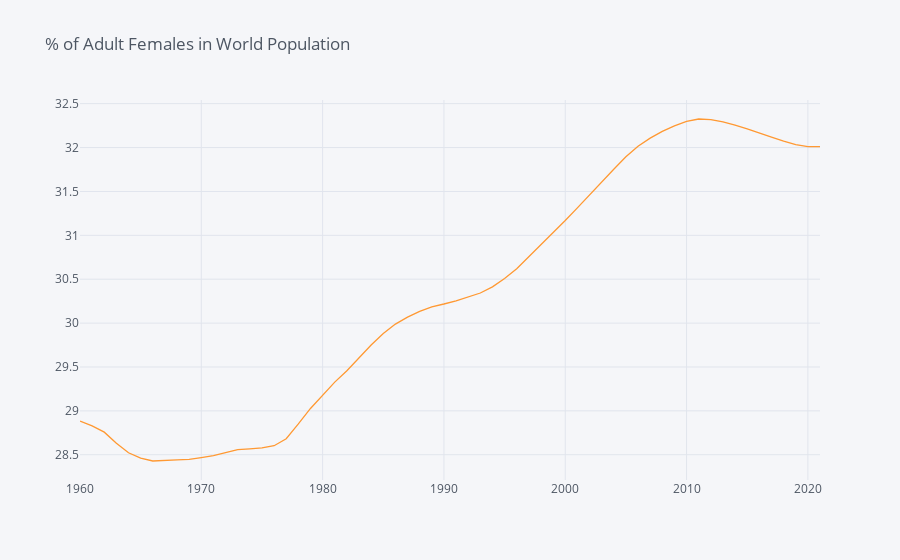

Notebook code for this chart:
### Markdown cell above
Decreases in population growth could also be due to a decreasing share of adult women, perhaps due to gender selection at birth.  How does this share ($\phi_t$) vary over time?

### Code cell
# % Adult Female is % of females who are adult.
# To make a share of total population take product
world["% Adult Female"] = world["% Adult Female"]*world["% Female"]/100

world["% Adult Female"].iplot(title="% of Adult Females in World Population")

### Figure 1 — Plotly figure (JSON) as saved in the notebook; plotly's stock layout.template omitted (floating-point values rounded to 4 significant figures)
{"data": [{"line": {"color": "rgba(255, 153, 51, 1.0)", "dash": "solid", "shape": "linear", "width": 1.3}, "mode": "lines", "name": "% Adult Female", "text": "", "type": "scatter", "x": [2021, 2020, 2019, 2018, 2017, 2016, 2015, 2014, 2013, 2012, 2011, 2010, 2009, 2008, 2007, 2006, 2005, 2004, 2003, 2002, 2001, 2000, 1999, 1998, 1997, 1996, 1995, 1994, 1993, 1992, 1991, 1990, 1989, 1988, 1987, 1986, 1985, 1984, 1983, 1982, 1981, 1980, 1979, 1978, 1977, 1976, 1975, 1974, 1973, 1972, 1971, 1970, 1969, 1968, 1967, 1966, 1965, 1964, 1963, 1962, 1961, 1960], "y": [32.01, 32.01, 32.03, 32.07, 32.12, 32.17, 32.21, 32.26, 32.29, 32.32, 32.33, 32.3, 32.25, 32.18, 32.11, 32.02, 31.89, 31.75, 31.61, 31.46, 31.31, 31.17, 31.03, 30.89, 30.75, 30.62, 30.51, 30.41, 30.34, 30.3, 30.25, 30.22, 30.19, 30.13, 30.07, 29.99, 29.88, 29.75, 29.6, 29.46, 29.33, 29.18, 29.03, 28.85, 28.68, 28.6, 28.58, 28.57, 28.56, 28.52, 28.49, 28.47, 28.45, 28.44, 28.43, 28.43, 28.46, 28.52, 28.63, 28.76, 28.83, 28.88]}], "layout": {"legend": {"bgcolor": "#F5F6F9", "font": {"color": "#4D5663"}}, "paper_bgcolor": "#F5F6F9", "plot_bgcolor": "#F5F6F9", "title": {"font": {"color": "#4D5663"}, "text": "% of Adult Females in World Population"}, "xaxis": {"gridcolor": "#E1E5ED", "showgrid": true, "tickfont": {"color": "#4D5663"}, "title": {"font": {"color": "#4D5663"}, "text": ""}, "zerolinecolor": "#E1E5ED"}, "yaxis": {"gridcolor": "#E1E5ED", "showgrid": true, "tickfont": {"color": "#4D5663"}, "title": {"font": {"color": "#4D5663"}, "text": ""}, "zerolinecolor": "#E1E5ED"}}}
